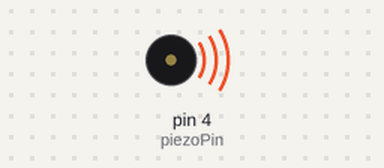
This sketch was run on a simulated Arduino Uno, built with avr-gcc and run on an emulated ATmega328P. Parts: buzzer (waves = sounding).

Above: at 0.5 s.
Timing chart, 0 to 4.6 s (numbered marks = the images above):
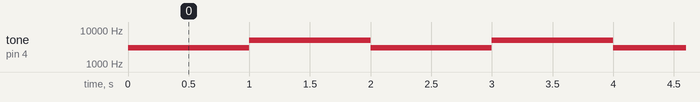

The sketch:

Buzzer_Test.ino
```cpp
int piezoPin = 4;


void setup() {
  // put your setup code here, to run once:

}

void loop() {
  // put your main code here, to run repeatedly:
  tone(piezoPin,3000,1000);
  delay(1000);
  tone(piezoPin,5000,1000);
  delay(1000);

}
```

Measured:
- by itself, tone on pin 4 (piezoPin): alternates 5000 Hz for 1.0 s and 3000 Hz for 1.0 s
